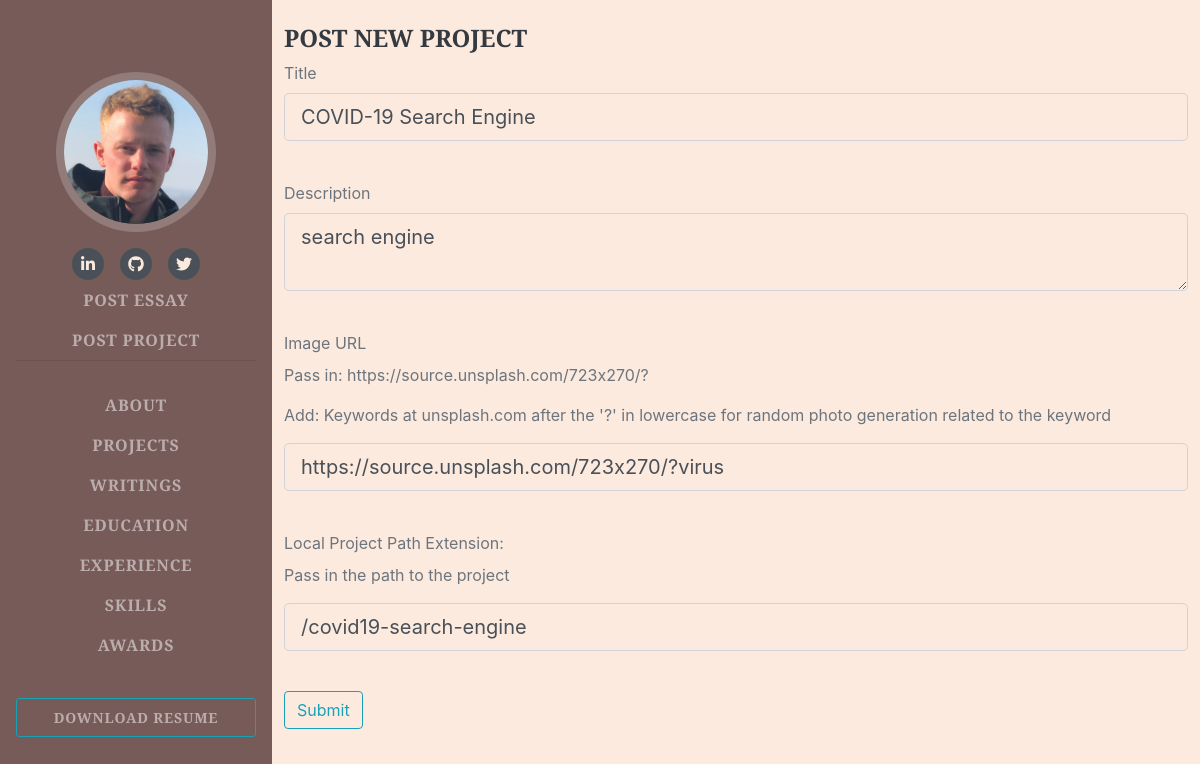
Page /projects/1/update (signed in) on the earlier database version.
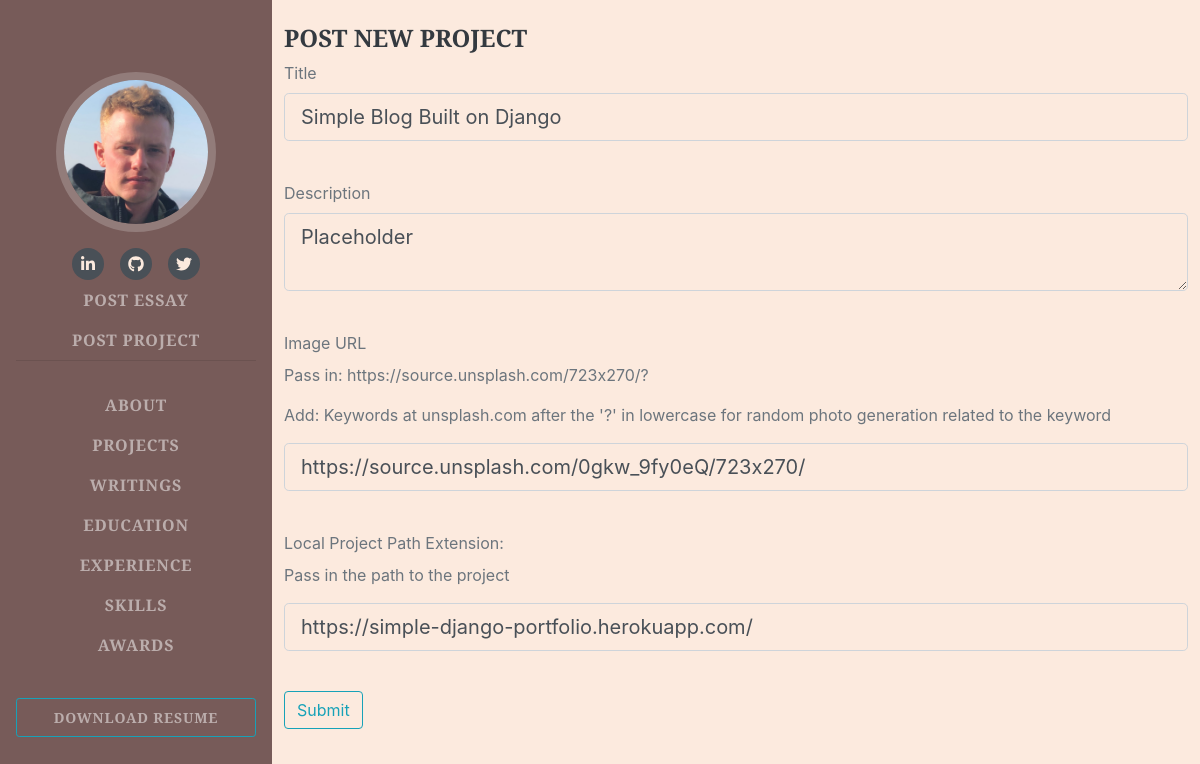
Same page on the later database version.
### portfolio/models.py (models this page shows, shortened)
class Project(db.Model):
    id = db.Column(db.Integer, primary_key=True)
    title = db.Column(db.Text)
    description = db.Column(db.Text)
    image = db.Column(db.Text)
    urlpath = db.Column(db.Text)

### portfolio/projects/views.py (the view)
@projects_blueprint.route('/<int:project_id>/update', methods = ['GET', 'POST'])
@login_required
def project_update(project_id):
    project = Project.query.get_or_404(project_id)
    form = ProjectForm()
    if form.validate_on_submit():
        project.title = form.title.data
        project.description = form.description.data
        project.image = form.image_url.data
        project.urlpath = form.urlpath.data
        db.session.commit()
        return redirect(url_for('index'))
    elif request.method == 'GET':
        form.title.data = project.title
        form.description.data = project.description
        form.image_url.data = project.image
        form.urlpath.data = project.urlpath
    return render_template('post_project.html', title = 'Updating Project', form = form)

### portfolio/projects/forms.py
class ProjectForm(FlaskForm):
    title = StringField("Title", validators=[DataRequired()])
    description = TextAreaField("Description", validators=[DataRequired()])
    image_url = StringField("Image URL", validators=[url(), DataRequired()])
    urlpath = StringField("Local Project Path Extension: ", validators = [DataRequired()])
    submit = SubmitField("Submit")

### portfolio/models.py (called while the page is built)
@login_manager.user_loader
def load_user(user_id):
    return User.query.get(user_id)

### portfolio/projects/templates/projects/post_project.html (shortened to what this page needs)
{% extends "base.html" %}
{% block content %}
<br>
<div class="container">
  <h4>Post New Project</h4>
</div>
<div class="container">
  <form class = "form-group" method="POST">
    <div class="form-group">
      {{ form.title.label(class = "form-control-label") }}
      {{ form.title(class = "form-control form-control-lg") }}<br>
    </div>
    <div class="form-group">
      {{ form.description.label(class = "form-control-label") }}
      {{ form.description(class = "form-control form-control-lg") }}<br>
    </div>
    <div class="form-group">
      {{ form.image_url.label(class = "form-control-label") }}
      <p>Pass in: https://source.unsplash.com/723x270/?</p>
      <p>Add: Keywords at unsplash.com after the '?' in lowercase for random photo generation related to the keyword</p>
      {{ form.image_url(class = "form-control form-control-lg") }}<br>
    </div>
    <div class="form-group">
      {{ form.urlpath.label(class = "form-control-label") }}
      <p>Pass in the path to the project</p>
      {{ form.urlpath(class = "form-control form-control-lg") }}<br>
    </div>
    <div class="form-group">
      {{ form.submit(class = "btn btn-outline-info") }}
    </div>
  </form>
</div>
{% endblock %}

Differences in the rows shown:
changed Project: title "COVID-19 Search Engine" → "Simple Blog Built on Django"; description "search engine" → "Placeholder"; urlpath "/covid19-search-engine" → "https://simple-django-portfolio.herokuapp.com/"
Other differences:
form field image_url: "https://source.unsplash.com/723x270/?virus" → "https://source.unsplash.com/0gkw_9fy0eQ/723x270/"
